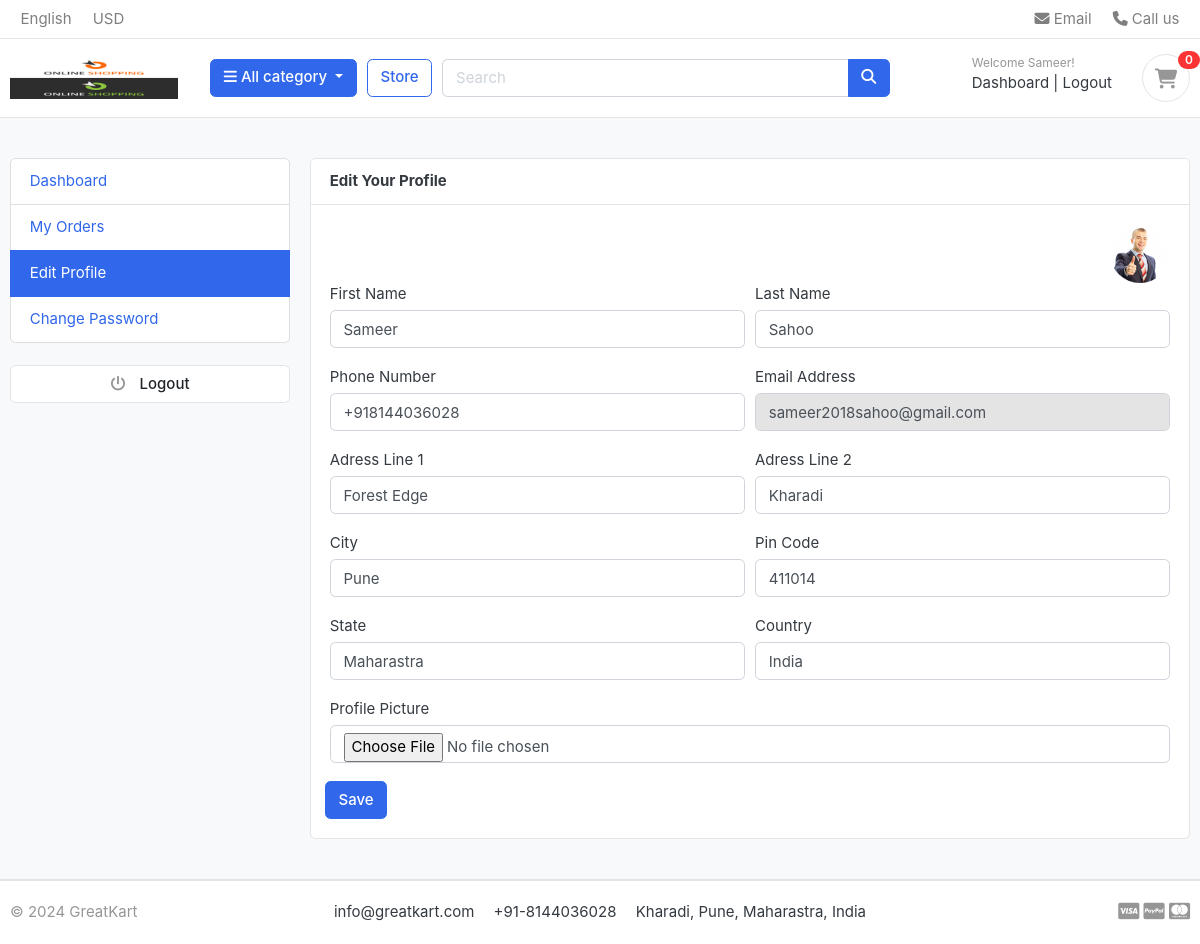
Screenshot of /accounts/edit_profile/ (signed in) with the database file from the repository.
### accounts/models.py (models this page shows, shortened)
class Account(AbstractBaseUser):
    first_name = models.CharField(max_length=50)
    last_name = models.CharField(max_length=50)
    username = models.CharField(max_length=50, unique=True)
    email = models.EmailField(max_length=100, unique=True)
    phone = models.CharField(max_length=50)
    date_joined = models.DateTimeField(auto_now_add=True)
    last_login = models.DateTimeField(auto_now_add=True)
    is_admin = models.BooleanField(default=False)
    is_staff = models.BooleanField(default=False)
    is_active = models.BooleanField(default=False)
    is_superadmin = models.BooleanField(default=False)
    USERNAME_FIELD = 'email'
    REQUIRED_FIELDS = ['username', 'first_name', 'last_name']
    objects = MyAccountManager()

class UserProfile(models.Model):
    user = models.OneToOneField(Account, on_delete=models.CASCADE) #one user profile for one user account
    address_line_1 = models.CharField(max_length=100, blank=True)
    address_line_2 = models.CharField(max_length=100, blank=True)
    profile_pic = models.ImageField(upload_to='userprofile', blank=True) # userprofile folder will get created in media folder and store profile pic
    city = models.CharField(max_length=100, blank=True)
    pincode = models.CharField(max_length=100, blank=True)
    state = models.CharField(max_length=100, blank=True)
    country = models.CharField(max_length=100, blank=True)

### accounts/views.py (the view)
# urls.py: path('edit_profile/', edit_profile, name='edit_profile'),
@login_required(login_url='login')
def edit_profile(request):
    try:
        user_profile = UserProfile.objects.get(user=request.user)
    except UserProfile.DoesNotExist:
        user_profile = None
    if request.method == "POST":
        user_form = UserForm(request.POST, instance=request.user)
        user_profile_form = UserProfileForm(request.POST, request.FILES, instance=user_profile)
        if user_form.is_valid() and user_profile_form.is_valid():
            user_form.save()
            user_profile_form.save()
            messages.success(request, 'Your profile has been updated')
            return redirect('edit_profile')
    else:
        user_form = UserForm(instance=request.user)
        user_profile_form = UserProfileForm(instance=user_profile)
    context = {
        'user_form': user_form,
        'user_profile_form': user_profile_form,
        'user_profile': user_profile,
    }
    return render(request, 'accounts/edit_profile.html', context)

### accounts/forms.py
class UserForm(forms.ModelForm):
    class Meta:
        model = Account
        fields = ['first_name', 'last_name', 'phone']
    def __init__(self, *args, **kwargs):
        super(UserForm, self).__init__(*args, **kwargs)
        for field in self.fields:
            self.fields[field].widget.attrs['class']='form-control'

class UserProfileForm(forms.ModelForm):
    profile_pic = forms.ImageField(required=False, error_messages={'invalid': ('remove currently stored picture path')}, widget=forms.FileInput)
    class Meta:
        model = UserProfile
        fields = ['address_line_1', 'address_line_2', 'city', 'pincode', 'state', 'country', 'profile_pic']
    def __init__(self, *args, **kwargs):
        super(UserProfileForm, self).__init__(*args, **kwargs)
        for field in self.fields:
            self.fields[field].widget.attrs['class']='form-control'

### carts/context_processors.py (called while the page is built)
def carts_count(request):
    total_count = 0
    if 'admin' in request.path:
        return {}
    else:
        try:
            cart = Cart.objects.filter(cart_id=get_cart_id(request))
            if request.user.is_authenticated:
                cart_items = CartItem.objects.all().filter(user=request.user)
            else:
                cart_items = CartItem.objects.filter(cart=cart[:1])
            for cart_item in cart_items:
                total_count += cart_item.quantity
        except Cart.DoesNotExist:
            total_count = 0
        return dict(total_count=total_count)

### carts/views.py (called while the page is built)
def get_cart_id(request): #cart_id is nothing but the session id which we can use to add items in a cart
    cart_id = request.session.session_key #get the session id
    if not cart_id:
        cart_id = request.session.create() #create new session id if not present
    return cart_id

### category/context_processors.py (called while the page is built)
def select_category(request):
    categories = Category.objects.all()
    return dict(categories=categories)

### category/models.py (called while the page is built)
    def get_url(self):
        return reverse('products_by_category', args=[self.slug])

### templates/accounts/edit_profile.html (shortened to what this page needs)
{% extends 'base.html' %}
{% block content %}
<section class="section-conten padding-y bg">
    <div class="container">
        <div class="row">
        {% include 'includes/dashboard_sidebar.html' %}
        <main class="col-md-9">
            <article class="card">
            <header class="card-header">
                <strong class="d-inline-block mr-3">Edit Your Profile </strong>
            </header>
            <div class="card-body">
                <div class="text-right">
                    <img src="{{ user_profile.profile_pic.url }}" alt="path to the profile picture" width="60" height="60" style="border-radius:50%;">
                </div>
                <div class="row">
                    <div class="col-md-12">
                        <form action="{% url 'edit_profile' %}" method="POST" enctype="multipart/form-data">
                            <div class="form-row">
                                <div class="form-group col-md-6">
                                    <label>First Name</label>
                                    {{ user_form.first_name }}
                                </div>
                                <div class="form-group col-md-6">
                                    <label>Last Name</label>
                                    {{ user_form.last_name }}
                                </div>
                                <div class="form-group col-md-6">
                                    <label>Phone Number</label>
                                    {{ user_form.phone }}
                                </div>
                                <div class="form-group col-md-6">
                                    <label>Email Address</label>
                                    <input type="text" name="last_name" class="form-control" value="{{ user_profile.user.email }}" disabled>
                                </div>
                                <div class="form-group col-md-6">
                                    <label>Adress Line 1</label>
                                    {{ user_profile_form.address_line_1 }}
                                </div>
                                <div class="form-group col-md-6">
                                    <label>Adress Line 2</label>
                                    {{ user_profile_form.address_line_2 }}
                                </div>
                                <div class="form-group col-md-6">
                                    <label>City</label>
                                    {{ user_profile_form.city }}
                                </div>
                                <div class="form-group col-md-6">
                                    <label>Pin Code</label>
                                    {{ user_profile_form.pincode }}
                                </div>
                                <div class="form-group col-md-6">
                                    <label>State</label>
                                    {{ user_profile_form.state }}
                                </div>
                                <div class="form-group col-md-6">
                                    <label>Country</label>
                                    {{ user_profile_form.country }}
                                </div>
                                <div class="form-group col-md-12">
                                    <label>Profile Picture</label>
                                    {{ user_profile_form.profile_pic }}
                                </div>
                                <br>
                                <input type="submit" value="Save" class="btn btn-primary">
                            </div>
                        </form>
                    </div>
                </div>
            </div>
            </article>
        </main>
    </div>
    </div>
    </section>
{% endblock %}

### templates/includes/navbar.html (shortened to what this page needs)
{% load static %}
<header class="section-header">
    <nav class="navbar p-md-0 navbar-expand-sm navbar-light border-bottom">
    <div class="container">
      <div class="collapse navbar-collapse" id="navbarTop4">
        <ul class="navbar-nav mr-auto">
            <li class="nav-item dropdown">
                 <a href="#" class="nav-link">   English </a>
            </li>
            <li class="nav-item dropdown">
                <a href="#" class="nav-link"> USD </a>
            </li>
        </ul>
        <ul class="navbar-nav">
            <li><a href="#" class="nav-link"> <i class="fa fa-envelope"></i> Email </a></li>
            <li><a href="#" class="nav-link"> <i class="fa fa-phone"></i> Call us </a></li>
        </ul>
      </div>
    </div>
    </nav>
    <section class="header-main border-bottom">
        <div class="container">
    <div class="row align-items-center">
        <div class="col-lg-2 col-md-3 col-6">
            <a href="{% url 'index' %}" class="brand-wrap">
                <img class="logo" src="{% static './images/logo.png' %}">
            </a>
        </div>
        <div class="col-lg col-sm col-md col-6 flex-grow-0">
            <div class="category-wrap dropdown d-inline-block float-right">
                <button type="button" class="btn btn-primary dropdown-toggle" data-toggle="dropdown">
                    <i class="fa fa-bars"></i> All category
                </button>
            </div>
        </div>
        <a href="{% url 'store' %}" class="btn btn-outline-primary">Store</a>
        <div class="col-lg  col-md-6 col-sm-12 col">
            <form action="{% url 'search' %}" class="search" method="GET">
                <div class="input-group w-100">
                    <input type="text" class="form-control" style="width:60%;" placeholder="Search" name="keyword">
                    <div class="input-group-append">
                      <button class="btn btn-primary" type="submit">
                        <i class="fa fa-search"></i>
                      </button>
                    </div>
                </div>
            </form>
        </div>
        <div class="col-lg-3 col-sm-6 col-8 order-2 order-lg-3">
                    <div class="d-flex justify-content-end mb-3 mb-lg-0">
                        {% if user.id is None %}
                            <div class="widget-header">
                                <small class="title text-muted">Welcome guest!</small>
                                <div>
                                    <a href="{% url 'login' %}">Sign in</a> <span class="dark-transp"> | </span>
                                    <a href="{% url 'register' %}"> Register</a>
                                </div>
                            </div>
                        {% else %}
                        <div class="widget-header">
                            <small class="title text-muted">Welcome {{ user.first_name }}!</small>
                            <div>
                                <a href="{% url 'dashboard' %}">Dashboard</a> <span class="dark-transp"> | </span>
                                <a href="{% url 'logout' %}"> Logout</a>
                            </div>
                        </div>
                        {% endif %}
                        <a href="{% url 'cart' %}" class="widget-header pl-3 ml-3">
                            <div class="icon icon-sm rounded-circle border"><i class="fa fa-shopping-cart"></i></div>
                            <span class="badge badge-pill badge-danger notify">{{ total_count }}</span>
                        </a>
                    </div>
                </div>
        </div>
    </div>
    </section>
</header>

### static/css/ui.css (style rules this page uses)
html { font-family: "Inter", sans-serif; font-size: 15px; }
.icon-xs, .icon-sm, .icon-md, .icon-lg { display: inline-block; text-align: center; flex-shrink: 0; flex-grow: 0; }
.icon-sm { width: 48px; height: 48px; line-height: 48px !important; font-size: 20px; }
.padding-y { padding-top: 40px; padding-bottom: 40px; }
article:after, .form-group:after { display: block; clear: both; content: ""; }
.bg { background-color: #f8f9fa; }
.header-main { position: relative; padding-top: 1rem; padding-bottom: 1rem; }
.brand-wrap .logo, .navbar-brand .logo { margin-right: 7px; max-height: 42px; display: inline-block; }
.widget-header { display: inline-block; vertical-align: middle; position: relative; }
.widget-header a { color: #343a40; }
.widget-header i { color: #969696; }
.widget-header .title { display: block; }
.widget-header .notify { position: absolute; top: -3px; right: -10px; }
.notify { position: absolute; top: -4px; right: -10px; display: inline-block; padding: 0.25em 0.6em; font-size: 12px; line-height: 1; text-align: center; border-radius: 3rem; color: #fff; background-color: #fa3434; }

### rows the page displays
Account: first_name "Sameer", last_name "Sahoo", phone "+918144036028"
UserProfile: profile_pic (picture), last_name "sameer2018sahoo@gmail.com", address_line_1 "Forest Edge", address_line_2 "Kharadi", city "Pune", pincode "411014", state "Maharastra", country "India"

### other values shown
{{ total_count }} "0"
